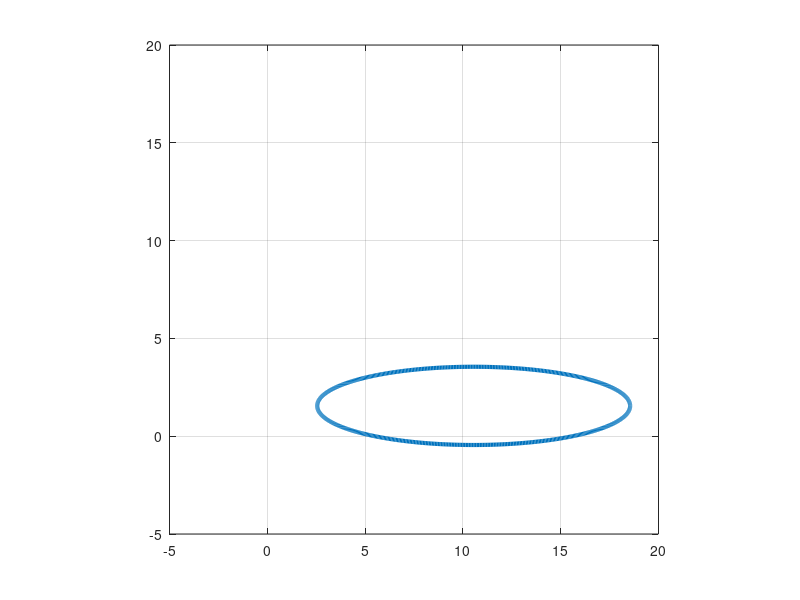

Recreate this plot in MATLAB.
goal = [19.0, 3.0];
start = [2.1, .1];

xCenter = (start(1)+goal(1))/2;
yCenter = (start(2)+goal(2))/2;

% xCenter = 12.5;
% yCenter = 10;

xRadius = 8;
yRadius = 2;

theta = 0 : 0.01 : 2*pi;
x = xRadius * cos(theta) + xCenter;
y = yRadius * sin(theta) + yCenter;
plot(x, y, 'LineWidth', 3);
axis square;
xlim([-5 20]);
ylim([-5 20]);
grid on;